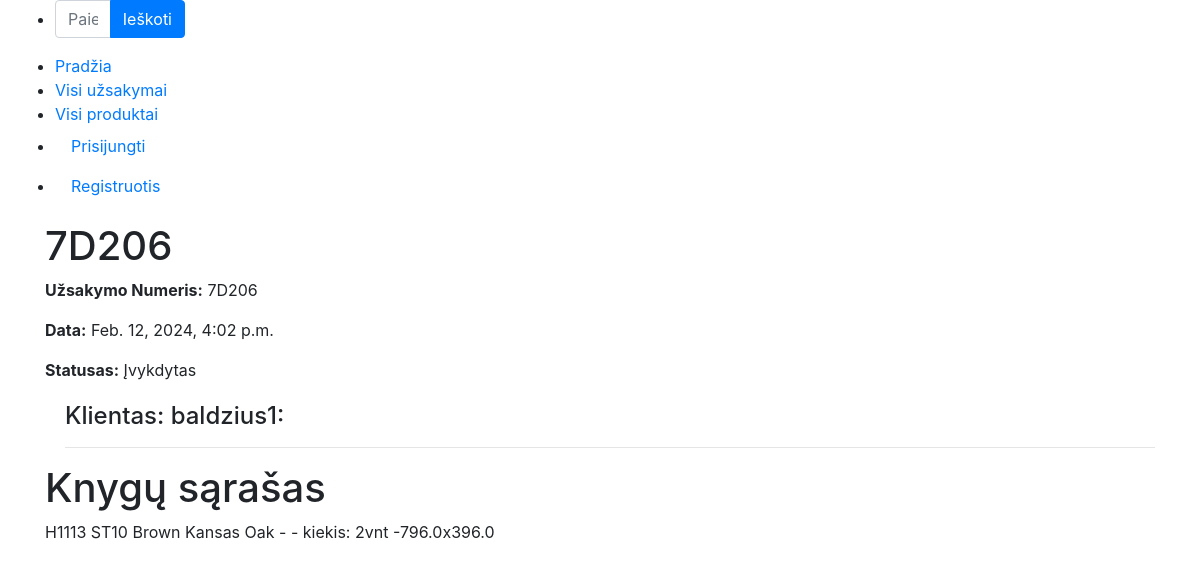
Screenshot of /baldai3/order_line/4 with the database file from the repository.
### baldai3/models.py (models this page shows, shortened)
class Order(models.Model):
    order_no = models.CharField(default=uuid.uuid4().hex[:5].upper(), verbose_name="Užsakymo Numeris", max_length=10,
                                editable=False)
    date = models.DateTimeField(verbose_name="Data")
    client_name = models.ForeignKey(to=User, verbose_name="Klientas", on_delete=models.SET_NULL, null=True, blank=True)
    LOAN_STATUS = (
        ('p', 'Pateiktas'),
        ('a', 'Apmokėtas'),
        ('g', 'Gamyboje'),
        ('i', 'Įvykdytas'),
    )
    status = models.CharField(
        verbose_name="Būsena",
        max_length=1,
        choices=LOAN_STATUS,
        blank=True,
        default='i',
        help_text='Statusas',
    )
    class Meta:
        verbose_name = 'Užsakymas'
        verbose_name_plural = 'Užsakymai'

class OrderLine(models.Model):
    order = models.ForeignKey(to="Order", verbose_name="Užsakymas", on_delete=models.CASCADE, related_name="lines")
    product = models.ForeignKey(to="Product", verbose_name="Plokštė", on_delete=models.SET_NULL, null=True, related_name="gaminys")
    product_thickness = models.ForeignKey(to="ProductThickness", verbose_name="Storis", on_delete=models.SET_NULL,
                                          null=True)
    right_edge_info = models.ForeignKey(to="RightEdgeInfo", verbose_name="→ dešinė briauna",
                                        on_delete=models.SET_NULL,
                                        null=True,
                                        blank=True,
                                        default=None,
                                        related_name="right_edge_info")
    left_edge_info = models.ForeignKey(to="LeftEdgeInfo", verbose_name="← kairė briauna",
                                       on_delete=models.SET_NULL,
                                       null=True,
                                       blank=True,
                                       default=None,
                                       related_name="left_edge_info")
    bottom_edge_info = models.ForeignKey(to="BottomEdgeInfo", verbose_name="↓ apatinė briauna",
                                         on_delete=models.SET_NULL,
                                         null=True,
                                         blank=True,
                                         default=None,
                                         related_name="bottom_edge_info")
    top_edge_info = models.ForeignKey(to="TopEdgeInfo", verbose_name="↑ viršutinė briauna",
                                      on_delete=models.SET_NULL,
                                      null=True,
                                      blank=True,
                                      default=None,
                                      related_name="top_edge_info")
    mill_drawing_info = models.ForeignKey(to="MillDrawing", verbose_name="Frezavimas",
                                          on_delete=models.SET_NULL,
                                          null=True,
                                          blank=True,
                                          default=None,
                                          )
    sketch_custom = models.ForeignKey(to="SketchCustom", verbose_name="Eskizas",
                                      on_delete=models.SET_NULL,
                                      null=True,
                                      blank=True,
                                      default=None,
                                      )
    sketch_drill_info = models.ForeignKey(to="DrillSketch", verbose_name="Gręžimas",
                                          on_delete=models.SET_NULL,
                                          null=True,
                                          blank=True,
                                          default=None,
                                          )
    qty = models.IntegerField(verbose_name="Kiekis", )
    product_length = models.IntegerField(verbose_name="Ilgis")
    product_width = models.IntegerField(verbose_name="Plotis")
    def total_length(self):
        left_thickness = self.left_edge_info.e_thickness_model.e_thickness if self.left_edge_info else 0
        right_thickness = self.right_edge_info.e_thickness_model.e_thickness if self.right_edge_info else 0
        sum = self.product_length - left_thickness - right_thickness
        return sum
    def total_width(self):
        top_thickness = self.top_edge_info.e_thickness_model.e_thickness if self.top_edge_info else 0
        bottom_thickness = self.bottom_edge_info.e_thickness_model.e_thickness if self.bottom_edge_info else 0
        sum = self.product_width - top_thickness - bottom_thickness
        return sum
    def display_total_length(self):
        return f"{self.total_length()}"
    display_total_length.short_description = "Cut Length"
    def display_total_width(self):
        return f"{self.total_width()}"
    display_total_width.short_description = "Cut width"
    def view_sketch_image_url(self):
        if self.mill_drawing_info and self.mill_drawing_info.sketch:
            return format_html('<a href="{}" target="_blank">View Sketch Image</a>', self.mill_drawing_info.sketch.url)
        else:
            return "No sketch image available"
    view_sketch_image_url.short_description = "Sketch Image"
    view_sketch_image_url.allow_tags = True
    def sketch_image_url(self):
        if self.sketch_custom and self.sketch_custom.sketch:
            return format_html('<a href="{}" target="_blank">View Sketch Image</a>', self.sketch_custom.sketch.url)
        else:
            return "No sketch image available"
    sketch_image_url.short_description = "Sketch Image"
    sketch_image_url.allow_tags = True
    def sketch_drill_url(self):
        if self.sketch_drill_info and self.sketch_drill_info.sketch:
            return format_html('<a href="{}" target="_blank">View Sketch Image</a>', self.sketch_drill_info.sketch.url)
        else:
            return "No sketch image available"
    sketch_drill_url.short_description = "Sketch Image"
    sketch_drill_url.allow_tags = True
    def __str__(self):
        return f"{self.product} - kiekis: {self.qty}vnt -{self.total_length()}x{self.total_width()}"
    class Meta:
        verbose_name = 'Užsakymo eilutė'
        verbose_name_plural = 'Užsakymo eilutės'

class Product(models.Model):
    decor = models.CharField(verbose_name="Plokštės dekoras", max_length=10)
    texture = models.CharField(verbose_name="Plokštės atsparumo klasė", max_length=10)
    p_name = models.CharField(verbose_name="Plokštės pavadinimas", max_length=50)
    nsc_color = models.CharField(verbose_name="Plokštės spalvos kodas", max_length=50)
    description = models.TextField('Aprašymas', max_length=2000, default='')
    decor_pic = models.ImageField('Dekoro nuotrauka', upload_to='decors', null=True, blank=True)
    def __str__(self):
        return f"{self.decor} {self.texture} {self.p_name} {self.nsc_color}"
    class Meta:
        verbose_name = 'Plokštė'
        verbose_name_plural = 'Plokštės'

class LeftEdgeInfo(models.Model):
    e_color = models.CharField(verbose_name="Briaunos spalva", max_length=20)
    e_thickness_model = models.ForeignKey(to="EdgeThickness", verbose_name="Plokštės briauna",
                                          on_delete=models.SET_NULL, null=True)
    class Meta:
        verbose_name = 'Plokštės kairė briauna'
        verbose_name_plural = 'Plokščių kairė briauna'

class EdgeThickness(models.Model):
    e_thickness = models.FloatField(verbose_name="Briaunos storis mm", max_length=5)
    class Meta:
        verbose_name = 'Briaunos storis mm'
        verbose_name_plural = 'Braiunų storiai'

class RightEdgeInfo(models.Model):
    e_color = models.CharField(verbose_name="Briaunos spalva", max_length=20)
    e_thickness_model = models.ForeignKey(to="EdgeThickness", verbose_name="Plokštės briauna",
                                          on_delete=models.SET_NULL, null=True)
    class Meta:
        verbose_name = 'Plokštės dešinė briauna'
        verbose_name_plural = 'Plokščių dešinė briauna'

class TopEdgeInfo(models.Model):
    e_color = models.CharField(verbose_name="Briaunos spalva", max_length=20)
    e_thickness_model = models.ForeignKey(to="EdgeThickness", verbose_name="Plokštės briauna",
                                          on_delete=models.SET_NULL, null=True)
    class Meta:
        verbose_name = 'Plokštės viršutinė briauna'
        verbose_name_plural = 'Plokščių viršutinė briauna'

class BottomEdgeInfo(models.Model):
    e_color = models.CharField(verbose_name="Briaunos spalva", max_length=20)
    e_thickness_model = models.ForeignKey(to="EdgeThickness", verbose_name="Plokštės briauna",
                                          on_delete=models.SET_NULL, null=True)
    class Meta:
        verbose_name = 'Plokštės apatinė briauna'
        verbose_name_plural = 'Plokščių apatinė briauna'

### baldai3/views.py (the view)
# urls.py: path('order_line/<int:pk>', views.OrderDetailView.as_view(), name='order_detail'),
class OrderDetailView(generic.DetailView):
    model = Order
    template_name = 'order_detail.html'
    def get_context_data(self, **kwargs):
        context = super().get_context_data(**kwargs)
        context['status_display'] = self.object.get_status_display()
        context['order_lines'] = OrderLine.objects.filter(order=self.object)
        return context

### baldai3/templates/order_detail.html
{% extends "base.html" %}
{% block "content" %}
<h1>{{ order.order_no }}</h1>
<p><strong>Užsakymo Numeris:</strong> {{ order.order_no }}</p>
<p><strong>Data:</strong> {{ order.date }}</p>
<p><strong>Statusas:</strong> {{ status_display }}</p>
<div style="margin-left:20px;margin-top:20px">
    <h4>Klientas: {{ order.client_name }}:</h4>
    <hr>
</div>
<h1>Knygų sąrašas</h1>
{% if order_lines %}
{% for order_line in order_lines %}
    <p>{{ order_line }}</p>
{% endfor %}
{% else %}
<div class="alert alert-warning" role="alert">
  Užsakymo eilučių (order_lines) nėra.
</div>
{% endif %}
{% endblock %}

### rows the page displays
Order: order_no "7D206", date "Feb. 12, 2024, 4:02 p.m.", client_name "baldzius1"
OrderLine: product+qty+left_edge_info "H1113 ST10 Brown Kansas Oak - - kiekis: 2vnt -796.0x396.0"

### other values shown
{{ status_display }} "Įvykdytas"
